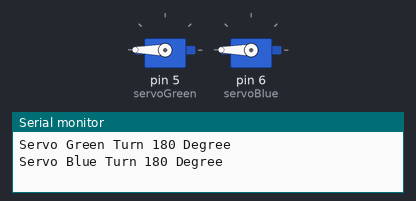
A sketch run on a simulated Arduino Uno, built with avr-gcc and run on an emulated ATmega328P. On the bench: 2 × servo, the last lines printed to the serial monitor.

Above: at 0.05 s.
At 4.0 s:
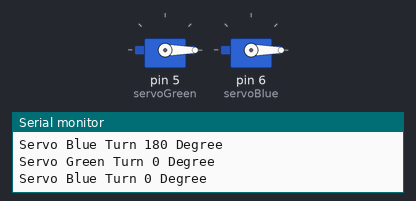
Timing chart, 0 to 5.2 s (numbered marks = the images above):
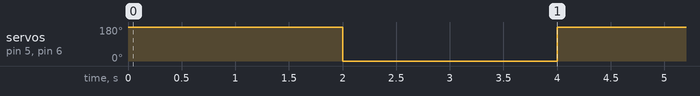

Measured:
- by itself, servo on pin 5 (servoGreen), servo on pin 6 (servoBlue): alternates 180° for 2.0 s and 0° for 2.0 s

The sketch:

a14_both_servo_motor.ino
```cpp
// (licence header left out)
/*
* Example source code of an Arduino tutorial on how to control an MG 996R servo motor.
*/

#include <Servo.h>

Servo servoGreen; // servo object representing the MG 996R servo
Servo servoBlue; // servo object representing the MG 996R servo

void setup() {
  Serial.begin(9600);
  servoGreen.attach(5); // servo is wired to Arduino on digital pin 5
  servoBlue.attach(6); // servo is wired to Arduino on digital pin 6
}

void loop() {
  Serial.print("Servo Green Turn ");
  Serial.print("180");
  Serial.println(" Degree");
  servoGreen.write(180); // move MG996R's shaft to angle 180°

  Serial.print("Servo Blue Turn ");
  Serial.print("180");
  Serial.println(" Degree");
  servoBlue.write(180); // move MG996R's shaft to angle 180°

  delay(2000);

  Serial.print("Servo Green Turn ");
  Serial.print("0");
  Serial.println(" Degree");
  servoGreen.write(0); // move MG996R's shaft to angle 180°

  Serial.print("Servo Blue Turn ");
  Serial.print("0");
  Serial.println(" Degree");
  servoBlue.write(0); // move MG996R's shaft to angle 180°

  delay(2000);

  // Serial.print("Servo Green Turn ");
  // Serial.print("180");
  // Serial.println(" Degree");
  // servoGreen.write(180); // move MG996R's shaft to angle 180°

  // Serial.print("Servo Blue Turn ");
  // Serial.print("60");
  // Serial.println(" Degree");
  // servoBlue.write(60); // move MG996R's shaft to angle 180°

  // delay(2000);

  // Serial.print("Servo Green Turn ");
  // Serial.print("0");
  // Serial.println(" Degree");
  // servoGreen.write(0); // move MG996R's shaft to angle 180°

  // Serial.print("Servo Blue Turn ");
  // Serial.print("0");
  // Serial.println(" Degree");
  // servoBlue.write(0); // move MG996R's shaft to angle 180°

  // delay(2000);
}
```
